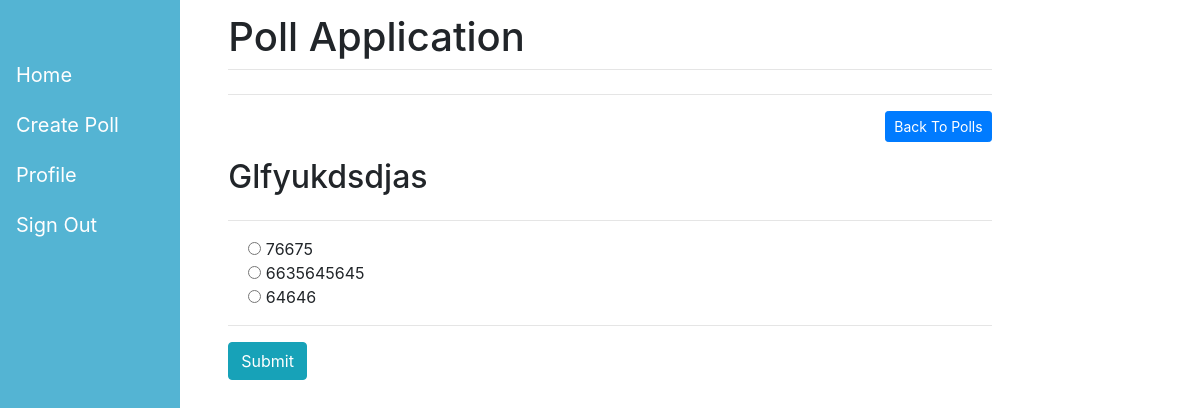
Page /home/vote/5/ on the committed database.
### pollapp/models.py (models this page shows, shortened)
class Poll(models.Model):
    question = models.TextField()
    option_one = models.CharField(max_length=30)
    option_two = models.CharField(max_length=30)
    option_three = models.CharField(max_length=30)
    option_one_count = models.IntegerField(default=0)
    option_two_count = models.IntegerField(default=0)
    option_three_count = models.IntegerField(default=0)
    name = models.ForeignKey('users.MyUser', null=True, on_delete=models.CASCADE)
    created_on = models.DateTimeField(auto_now_add= True)
    class Meta:
        indexes = [
            models.Index(fields=['name', 'created_on'])
            ]

### pollapp/views.py (the view, shortened to what this page needs)
# urls.py: path('vote/<poll_id>/', views.vote, name='vote'),
def vote(request, poll_id):
    poll = Poll.objects.get(pk=poll_id)
    context = {
        'poll' : poll
    }
    return render(request, 'vote.html', context)

### pollapp/templates/vote.html (shortened to what this page needs)
{% extends "base.html" %}
{% block content %}
<div class="text-right">
    <a class ="btn btn-primary btn-sm mb-3" href ="{% url 'home' %}">Back To Polls</a>
</div>
<div class="panel-body">
    <div class="row">
        <div class="col-lg-12">
            <h2 class="text-capitalize"l>{{ poll.question }}</h2>
        </div>
    </div>
    <div class="row">
        <div class="col-lg-12">
            <hr />
            <form method="POST">
                <div class="form-check text-capitalize">
                  <input type="radio" name="poll" value="option1 ">
                                    {{ poll.option_one }}
                </div>
                <div class="form-check text-capitalize">
                  <input type="radio" name="poll" value="option2">
                                    {{ poll.option_two }}
                </div>
                <div class="form-check text-capitalize">
                  <input type="radio" name="poll" value="option3">
                                    {{ poll.option_three }}
                </div>
                <hr />
                <button type="submit" class="btn btn-info">
                    Submit
                </button>
            </form>
        </div>
    </div>
</div>
{% endblock %}

### rows in the picture
Poll: question "Glfyukdsdjas", option_one "76675", option_two "6635645645", option_three "64646"
